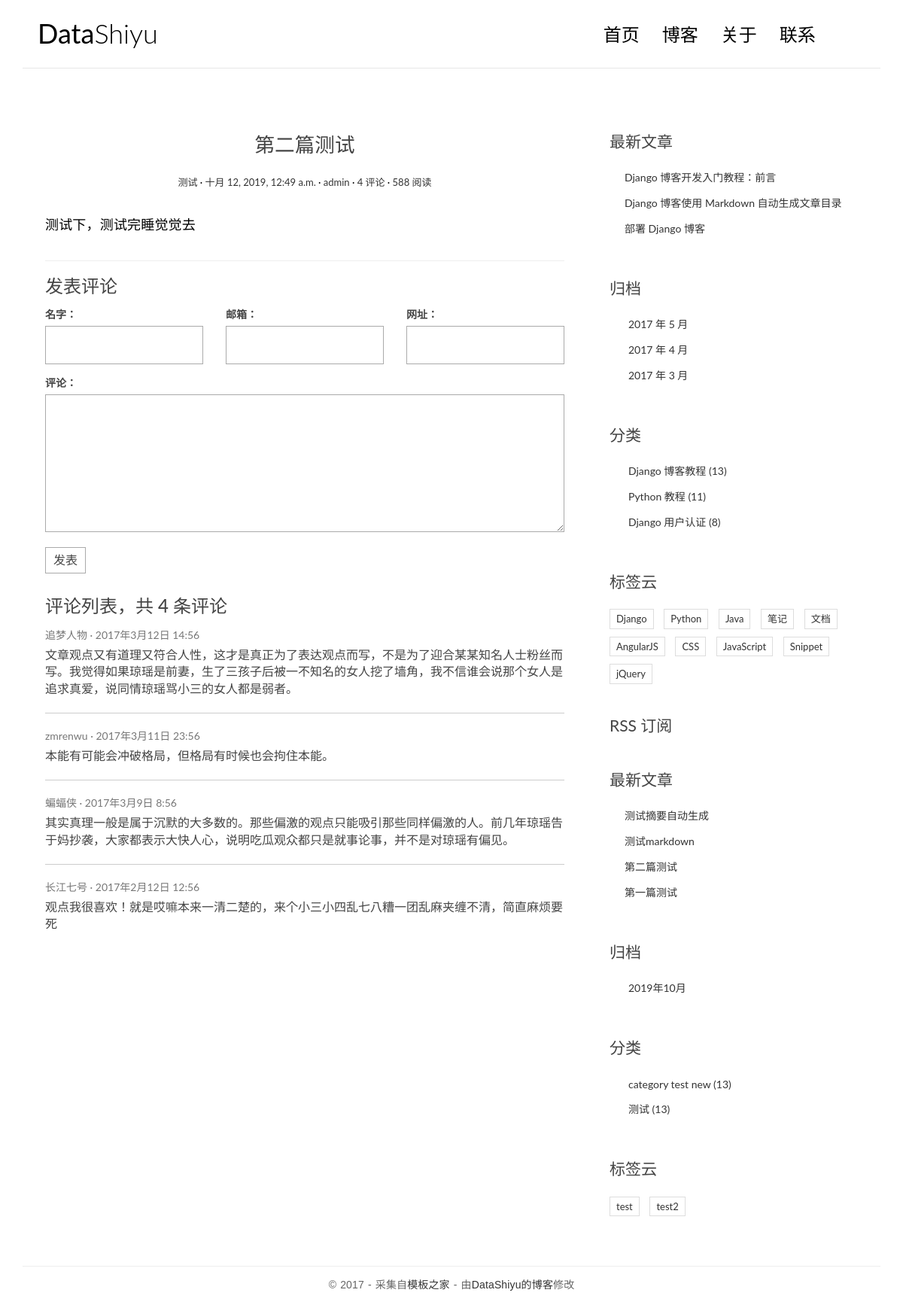
Page /posts/3 on the committed database.
### blog/models.py (models this page shows, shortened)
class Post(models.Model):
    title = models.CharField('标题', max_length=70)
    body = models.TextField('正文')
    created_time = models.DateTimeField('创建时间', default=timezone.now)
    modified_time = models.DateTimeField('修改时间')
    excerpt = models.CharField('摘要', max_length=200, blank=True)
    category = models.ForeignKey(Category, verbose_name='分类', on_delete=models.CASCADE)
    tags = models.ManyToManyField(Tag, verbose_name='标签', blank=True)
    author = models.ForeignKey(User, verbose_name='作者', on_delete=models.CASCADE)
    class Meta:
        verbose_name = '文章'
        verbose_name_plural = verbose_name
    def get_absolute_url(self):
        return reverse('blog:detail', kwargs={'pk': self.pk})

class Category(models.Model):
    name = models.CharField(max_length=100)
    class Meta:
        verbose_name = '分类'
        verbose_name_plural = verbose_name
    def __str__(self):
        return self.name

class Tag(models.Model):
    name = models.CharField(max_length=100)
    class Meta:
        verbose_name = '标签'
        verbose_name_plural = verbose_name

### blog/views.py (the view)
# urls.py: path('posts/<int:pk>', views.detail, name='detail')
def detail(request, pk):
    post = get_object_or_404(Post, pk=pk)
    post.body = markdown.markdown(post.body,
                                  extensions=[
                                      'markdown.extensions.extra',
                                      'markdown.extensions.codehilite',
                                      'markdown.extensions.toc',
                                  ])
    return render(request, 'blog/detail.html', context={'post': post})

### blog/templatetags/blog_extras.py (called while the page is built)
@register.inclusion_tag('blog/inclusions/_recent_posts.html', takes_context=True)
def show_recent_posts(context, num=6):
    return {
        'recent_post_list': Post.objects.all().order_by('-created_time')[:num],
    }

@register.inclusion_tag('blog/inclusions/_archives.html', takes_context=True)
def show_archives(context):
    return {
        'date_list': Post.objects.dates('created_time', 'month', order='DESC'),
    }

@register.inclusion_tag('blog/inclusions/_categories.html', takes_context=True)
def show_categories(context):
    return {
        'category_list': Category.objects.all(),
    }

@register.inclusion_tag('blog/inclusions/_tags.html', takes_context=True)
def show_tags(context):
    return {
        'tag_list': Tag.objects.all(),
    }

### templates/blog/detail.html (shortened to what this page needs)
{% extends 'base.html' %}
{% block main %}
    <article class="post post-{{ post.pk }}">
        <header class="entry-header">
            <h1 class="entry-title">{{ post.title }}</h1>
            <div class="entry-meta">
                <span class="post-category"><a href="#">{{ post.category }}</a></span>
                <span class="post-date"><a href="#"><time class="entry-date"
                                                          datetime="{{ post.created_time }}">{{ post.created_time }}</time></a></span>
                <span class="post-author"><a href="#">{{ post.author }}</a></span>
                <span class="comments-link"><a href="#">4 评论</a></span>
                <span class="views-count"><a href="#">588 阅读</a></span>
            </div>
        </header>
        <div class="entry-content clearfix">
            {{ post.body|safe }}
        </div>
    </article>
    <section class="comment-area" id="comment-area">
        <hr>
        <h3>发表评论</h3>
        <form action="#" method="post" class="comment-form">
            <div class="row">
                <div class="col-md-4">
                    <label for="id_name">名字：</label>
                    <input type="text" id="id_name" name="name" required>
                </div>
                <div class="col-md-4">
                    <label for="id_email">邮箱：</label>
                    <input type="email" id="id_email" name="email" required>
                </div>
                <div class="col-md-4">
                    <label for="id_url">网址：</label>
                    <input type="text" id="id_url" name="url">
                </div>
                <div class="col-md-12">
                    <label for="id_comment">评论：</label>
                    <textarea name="comment" id="id_comment" required></textarea>
                    <button type="submit" class="comment-btn">发表</button>
                </div>
            </div>
        </form>
        <div class="comment-list-panel">
            <h3>评论列表，共 <span>4</span> 条评论</h3>
            <ul class="comment-list list-unstyled">
                <li class="comment-item">
                    <span class="nickname">追梦人物</span>
                    <time class="submit-date" datetime="2012-11-09T23:15:57+00:00">2017年3月12日 14:56</time>
                    <div class="text">
                        文章观点又有道理又符合人性，这才是真正为了表达观点而写，不是为了迎合某某知名人士粉丝而写。我觉得如果琼瑶是前妻，生了三孩子后被一不知名的女人挖了墙角，我不信谁会说那个女人是追求真爱，说同情琼瑶骂小三的女人都是弱者。
                    </div>
                </li>
                <li class="comment-item">
                    <span class="nickname">zmrenwu</span>
                    <time class="submit-date" datetime="2012-11-09T23:15:57+00:00">2017年3月11日 23:56</time>
                    <div class="text">
                        本能有可能会冲破格局，但格局有时候也会拘住本能。
                    </div>
                </li>
                <li class="comment-item">
                    <span class="nickname">蝙蝠侠</span>
                    <time class="submit-date" datetime="2012-11-09T23:15:57+00:00">2017年3月9日 8:56</time>
                    <div class="text">
                        其实真理一般是属于沉默的大多数的。那些偏激的观点只能吸引那些同样偏激的人。前几年琼瑶告于妈抄袭，大家都表示大快人心，说明吃瓜观众都只是就事论事，并不是对琼瑶有偏见。
                    </div>
                </li>
                <li class="comment-item">
                    <span class="nickname">长江七号</span>
                    <time class="submit-date" datetime="2012-11-09T23:15:57+00:00">2017年2月12日 12:56</time>
                    <div class="text">
                        观点我很喜欢！就是哎嘛本来一清二楚的，来个小三小四乱七八糟一团乱麻夹缠不清，简直麻烦要死
                    </div>
                </li>
            </ul>
        </div>
    </section>
{% endblock main %}
{% block toc %}
    <div class="widget widget-recent-posts">
        <h3 class="widget-title">最新文章</h3>
        <ul>
            <li>
                <a href="#">Django 博客开发入门教程：前言</a>
            </li>
            <li>
                <a href="#">Django 博客使用 Markdown 自动生成文章目录</a>
            </li>
            <li>
                <a href="#">部署 Django 博客</a>
            </li>
        </ul>
    </div>
    <div class="widget widget-archives">
        <h3 class="widget-title">归档</h3>
        <ul>
            <li>
                <a href="#">2017 年 5 月</a>
            </li>
            <li>
                <a href="#">2017 年 4 月</a>
            </li>
            <li>
                <a href="#">2017 年 3 月</a>
            </li>
        </ul>
    </div>
    <div class="widget widget-category">
        <h3 class="widget-title">分类</h3>
        <ul>
            <li>
                <a href="#">Django 博客教程 <span class="post-count">(13)</span></a>
            </li>
            <li>
                <a href="#">Python 教程 <span class="post-count">(11)</span></a>
            </li>
            <li>
                <a href="#">Django 用户认证 <span class="post-count">(8)</span></a>
            </li>
        </ul>
    </div>
    <div class="widget widget-tag-cloud">
        <h3 class="widget-title">标签云</h3>
        <ul>
            <li>
                <a href="#">Django</a>
            </li>
            <li>
                <a href="#">Python</a>
            </li>
            <li>
                <a href="#">Java</a>
            </li>
            <li>
                <a href="#">笔记</a>
            </li>
            <li>
                <a href="#">文档</a>
            </li>
            <li>
                <a href="#">AngularJS</a>
            </li>
            <li>
                <a href="#">CSS</a>
            </li>
            <li>
                <a href="#">JavaScript</a>
            </li>
            <li>
                <a href="#">Snippet</a>
            </li>
            <li>
                <a href="#">jQuery</a>
            </li>
        </ul>
    </div>
    <div class="rss">
        <a href=""> RSS 订阅</a>
    </div>
{% endblock toc %}

### templates/blog/inclusions/_recent_posts.html
<div class="widget widget-recent-posts">
    <h3 class="widget-title">最新文章</h3>
    <ul>
        {% for post in recent_post_list %}
            <li>
                <a href="{{ post.get_absolute_url }}">{{ post.title }}</a>
            </li>
        {% empty %}
            暂无文章
        {% endfor %}
    </ul>
</div>

### templates/blog/inclusions/_categories.html
<div class="widget widget-category">
    <h3 class="widget-title">分类</h3>
    <ul>
        {% for category in category_list %}
            <li>
                <a href="#">{{ category.name }} <span class="post-count">(13)</span></a>
            </li>
        {% empty %}
            暂无分类！
        {% endfor %}
    </ul>
</div>

### templates/blog/inclusions/_tags.html
<div class="widget widget-tag-cloud">
    <h3 class="widget-title">标签云</h3>
    <ul>
        {% for tag in tag_list %}
            <li>
                <a href="#">{{ tag.name }}</a>
            </li>
        {% empty %}
            暂无标签！
        {% endfor %}
    </ul>
</div>

### blog/static/blog/css/custom.css (style rules this page uses)
* { outline: none; }
h1, h2, h3, h4, h5, h6 { margin-top: 0; }
a { color: #333; }
body { color: #444; font-family: 'Lato', sans-serif; }
p { font-family: 'Ubuntu', sans-serif; font-weight: 400; word-spacing: 1px; letter-spacing: 0.01em; }
.post { background: #fff; padding: 30px 30px 0; }
.entry-title { text-align: center; font-size: 1.9em; margin-bottom: 20px; line-height: 1.6; padding: 10px 20px 0; }
.entry-meta { text-align: center; color: #DDDDDD; font-size: 13px; margin-bottom: 30px; }
.entry-content { font-size: 18px; line-height: 1.9; font-weight: 300; color: #000; }
.post-category::after, .post-date::after, .post-author::after, .comments-link::after { content: ' ·'; color: #000; }
.widget { background: #fff; padding: 30px 0 0; }
.widget-title { font-size: 1.5em; margin-bottom: 20px; line-height: 1.6; padding: 10px 0 0; font-weight: 400; }
.widget-recent-posts ul { padding: 0; margin: 0; padding-left: 20px; }
.widget-recent-posts ul li { list-style-type: none; position: relative; line-height: 170%; margin-bottom: 10px; }
.widget-recent-posts ul li::before { content: '\f3d3'; font-family: "Ionicons"; position: absolute; left: -17px; top: 3px; font-size: 16px; color: #000; }
.widget-archives ul { padding: 0; margin: 0; padding-left: 25px; }
.widget-archives ul li { list-style-type: none; position: relative; line-height: 170%; margin-bottom: 10px; }
.widget-archives ul li::before { content: '\f3f3'; font-family: "Ionicons"; position: absolute; left: -25px; top: 1px; font-size: 16px; color: #000; }
.widget-category ul { padding: 0; margin: 0; padding-left: 25px; }
.widget-category ul li { list-style-type: none; position: relative; line-height: 170%; margin-bottom: 10px; }
.widget-category ul li::before { content: '\f3fe'; font-family: "Ionicons"; position: absolute; left: -25px; top: 1px; font-size: 18px; color: #000; }
.widget-tag-cloud ul { padding: 0; margin: 0; margin-right: -10px; }
.widget-tag-cloud ul li { list-style-type: none; font-size: 13px; display: inline-block; margin-right: 10px; margin-bottom: 10px; padding: 3px 8px; border: 1px solid #ddd; }
.rss { font-size: 21px; margin-top: 30px; }
.rss a { color: #444; }
.contact-form input, .comment-form input { border: 1px solid #aaa; margin-bottom: 15px; width: 100%; padding: 15px 15px; font-size: 16px; line-height: 100%; transition: 0.4s border-color linear; }
.contact-form textarea, .comment-form textarea { border: 1px solid #aaa; margin-bottom: 15px; width: 100%; padding: 15px 15px; font-size: 16px; line-height: 20px !important; min-height: 183px; transition: 0.4s border-color linear; }
.comment-area { padding: 0 30px 0; }
.comment-form { margin-top: 15px; }
.comment-form .comment-btn { background-color: #fff; border: 1px solid #aaa; font-size: 16px; padding: 5px 10px; }
.comment-list-panel { margin-top: 30px; }
.comment-list { margin-top: 15px; }
.comment-item:not(:last-child) { border-bottom: 1px #ccc solid; margin-bottom: 20px; padding-bottom: 20px; }
.comment-item .nickname, .comment-item .submit-date { color: #777; font-size: 14px; }
.comment-item .nickname:after { content: ' ·'; }
.comment-item .text { padding-top: 5px; font-size: 16px; }

### rows in the picture
Post: title "第二篇测试", category "测试", created_time "十月 12, 2019, 12:49 a.m.", author "admin", body "测试下，测试完睡觉觉去"
Post: title "测试摘要自动生成"
Post: title "测试markdown"
Post: title "第一篇测试"
Category: name "category test new"
Category: name "测试"
Tag: name "test"
Tag: name "test2"

### other values in the picture
{{ date.year }} "2019"
{{ date.month }} "10"
